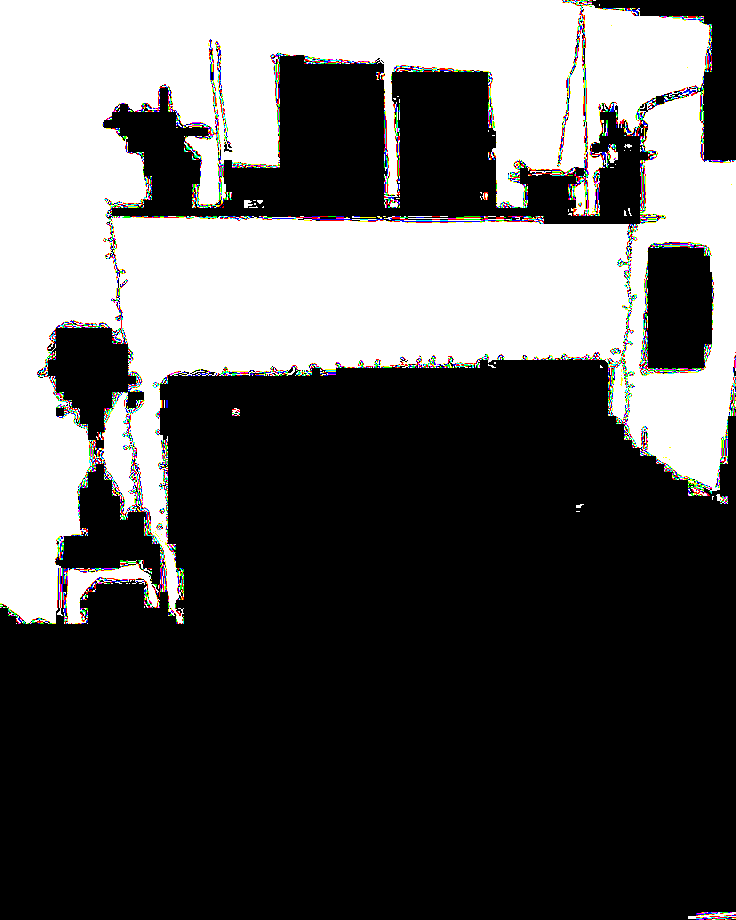
#> input picture test_data/segmentation/masks_gt/test-room.png, 736 x 920 px
$ python invert-mask.py
#> lines starting #> are read from the running program, lines starting #| are printed output that depends on the picture
from PIL import Image
import numpy as np

mask = np.array(Image.open("../test_data/segmentation/masks_gt/test-room.png"))
#> mask is the input picture: shape (920, 736, 3); mean R, G, B 90.7, 90.4, 90
# Инвертируем цвета
inverted = 255 - mask
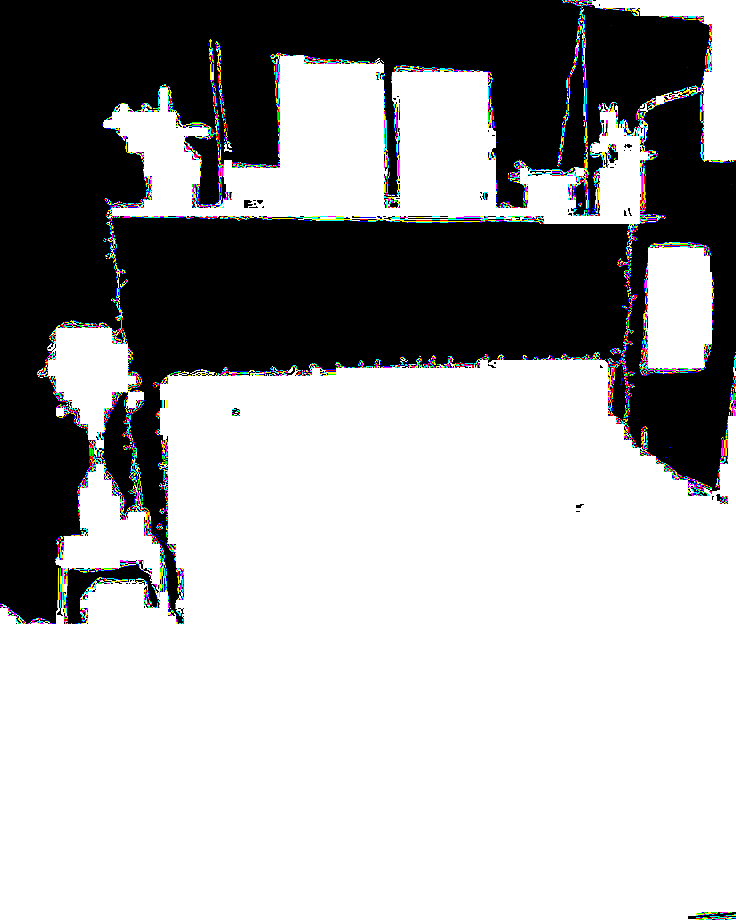
#> inverted: shape (920, 736, 3); mean R, G, B 164.3, 164.6, 165
Image.fromarray(inverted.astype(np.uint8)).save("../test_data/segmentation/masks_gt/test-room.png")
print("✅ Маска инвертирована!")

$ run again, with test_data/segmentation/masks_gt/my-room.png copied over test_data/segmentation/masks_gt/test-room.png
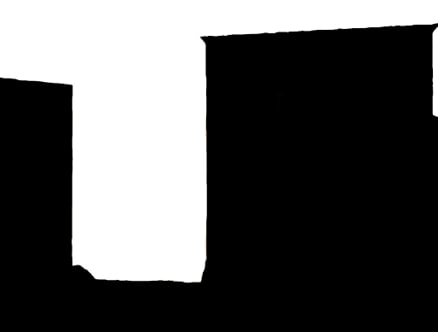
#> input picture test_data/segmentation/masks_gt/my-room.png, 438 x 332 px
#> mask is the input picture: shape (332, 438, 3); mean R, G, B 88.8, 88.8, 88.7
#> `inverted = 255 - mask`:
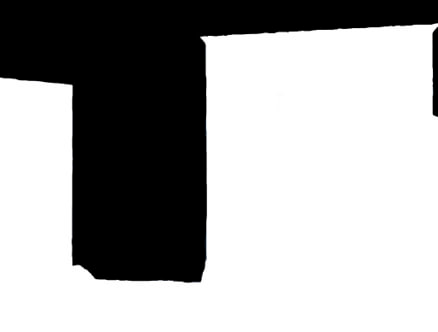
#> inverted: shape (332, 438, 3); mean R, G, B 166.2, 166.2, 166.3
